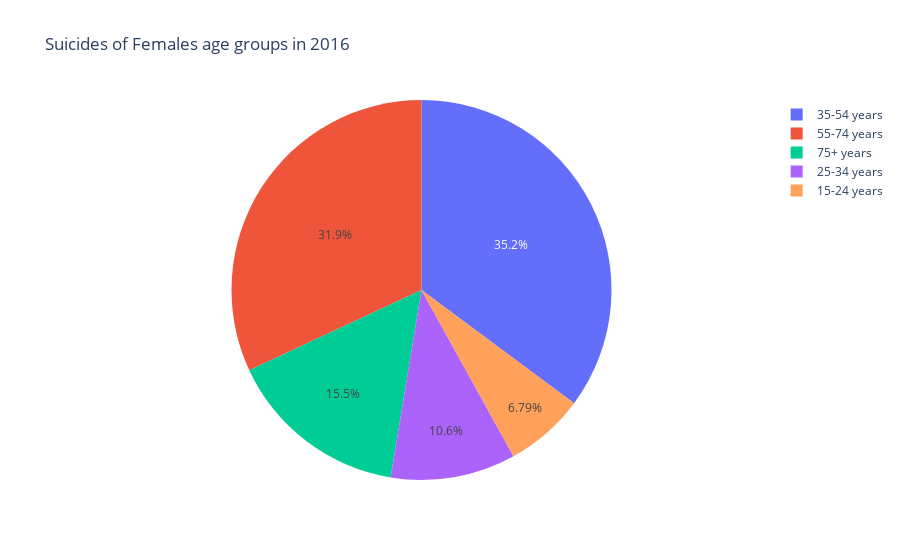
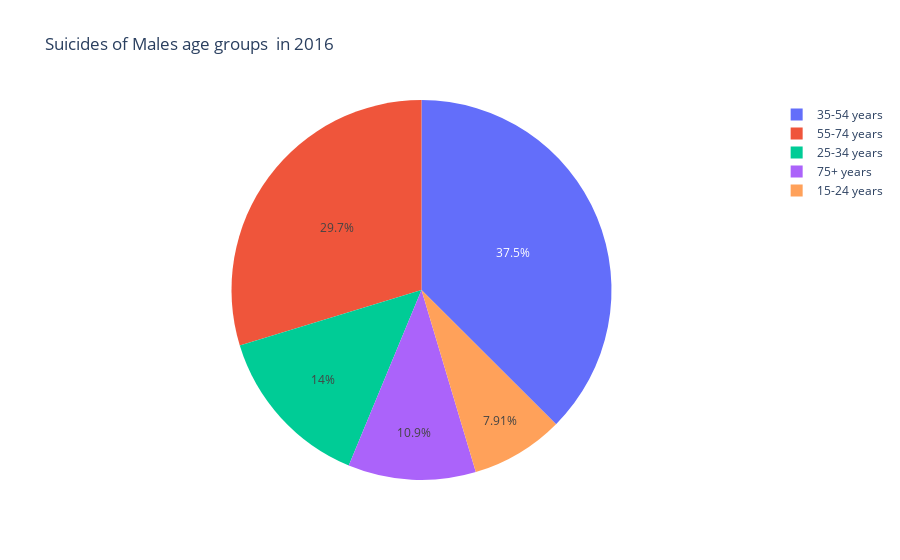

Notebook cell for these charts, in order:
### Markdown cell above
# Pie Chart

### Code cell
fig = px.pie(sd_2016_female, values='suicides_no',
             names='age', title='Suicides of Females age groups in 2016')
fig.show()

fig = px.pie(sd_2016_male, values='suicides_no',
             names='age', title='Suicides of Males age groups  in 2016')
fig.show()

### Figure 1 — Plotly figure (JSON) as saved in the notebook; plotly's stock layout.template omitted (floating-point values rounded to 4 significant figures)
{"data": [{"domain": {"x": [0, 1], "y": [0, 1]}, "hovertemplate": "age=%{label}<br>suicides_no=%{value}<extra></extra>", "labels": ["75+ years", "55-74 years", "35-54 years", "25-34 years", "15-24 years", "75+ years", "55-74 years", "35-54 years", "15-24 years", "25-34 years", "75+ years", "55-74 years", "35-54 years", "15-24 years", "25-34 years", "35-54 years", "25-34 years", "55-74 years", "15-24 years", "75+ years", "55-74 years", "35-54 years", "75+ years", "25-34 years", "15-24 years", "15-24 years", "25-34 years", "35-54 years", "55-74 years", "75+ years", "75+ years", "55-74 years", "35-54 years", "25-34 years", "15-24 years", "25-34 years", "55-74 years", "15-24 years", "35-54 years", "75+ years", "75+ years", "55-74 years", "35-54 years", "25-34 years", "15-24 years", "15-24 years", "25-34 years", "35-54 years", "55-74 years", "75+ years", "75+ years", "15-24 years", "25-34 years", "35-54 years", "55-74 years", "75+ years", "55-74 years", "35-54 years", "25-34 years", "15-24 years", "35-54 years", "25-34 years", "15-24 years", "55-74 years", "75+ years", "75+ years", "55-74 years", "35-54 years", "25-34 years", "15-24 years", "35-54 years", "55-74 years", "75+ years", "25-34 years", "15-24 years", "75+ years", "55-74 years", "35-54 years", "25-34 years", "15-24 years"], "legendgroup": "", "name": "", "showlegend": true, "type": "pie", "values": [2, 6, 3, 2, 1, 61, 99, 95, 22, 18, 40, 69, 47, 6, 6, 3, 1, 1, 0, 0, 86, 91, 25, 34, 22, 0, 0, 0, 0, 0, 120, 161, 121, 30, 14, 2, 2, 0, 0, 0, 29, 45, 41, 8, 6, 4, 3, 6, 2, 0, 3, 18, 15, 15, 1, 87, 209, 217, 65, 35, 3, 2, 0, 0, 0, 61, 112, 96, 27, 14, 119, 104, 45, 44, 36, 69, 222, 375, 116, 60]}], "layout": {"legend": {"tracegroupgap": 0}, "title": {"text": "Suicides of Females age groups in 2016"}}}

### Figure 2 — Plotly figure (JSON) as saved in the notebook; plotly's stock layout.template omitted (floating-point values rounded to 4 significant figures)
{"data": [{"domain": {"x": [0, 1], "y": [0, 1]}, "hovertemplate": "age=%{label}<br>suicides_no=%{value}<extra></extra>", "labels": ["75+ years", "55-74 years", "35-54 years", "15-24 years", "25-34 years", "75+ years", "55-74 years", "35-54 years", "25-34 years", "15-24 years", "75+ years", "55-74 years", "35-54 years", "25-34 years", "15-24 years", "35-54 years", "15-24 years", "75+ years", "55-74 years", "25-34 years", "75+ years", "55-74 years", "35-54 years", "25-34 years", "15-24 years", "15-24 years", "25-34 years", "35-54 years", "55-74 years", "75+ years", "75+ years", "55-74 years", "35-54 years", "25-34 years", "15-24 years", "25-34 years", "55-74 years", "35-54 years", "15-24 years", "75+ years", "75+ years", "55-74 years", "35-54 years", "25-34 years", "15-24 years", "25-34 years", "75+ years", "15-24 years", "35-54 years", "55-74 years", "25-34 years", "35-54 years", "15-24 years", "55-74 years", "75+ years", "75+ years", "55-74 years", "35-54 years", "25-34 years", "15-24 years", "15-24 years", "35-54 years", "25-34 years", "55-74 years", "75+ years", "55-74 years", "75+ years", "35-54 years", "25-34 years", "15-24 years", "75+ years", "55-74 years", "35-54 years", "25-34 years", "15-24 years", "55-74 years", "35-54 years", "75+ years", "25-34 years", "15-24 years"], "legendgroup": "", "name": "", "showlegend": true, "type": "pie", "values": [12, 16, 16, 5, 4, 212, 290, 260, 86, 58, 104, 187, 146, 48, 30, 15, 5, 2, 7, 2, 140, 319, 386, 137, 78, 0, 0, 0, 0, 0, 214, 495, 450, 98, 58, 8, 10, 11, 6, 1, 78, 212, 266, 96, 41, 17, 3, 18, 33, 12, 127, 127, 85, 29, 3, 123, 436, 478, 159, 77, 13, 27, 21, 2, 0, 615, 171, 632, 134, 91, 100, 232, 266, 114, 70, 734, 1421, 152, 646, 322]}], "layout": {"legend": {"tracegroupgap": 0}, "title": {"text": "Suicides of Males age groups  in 2016"}}}
